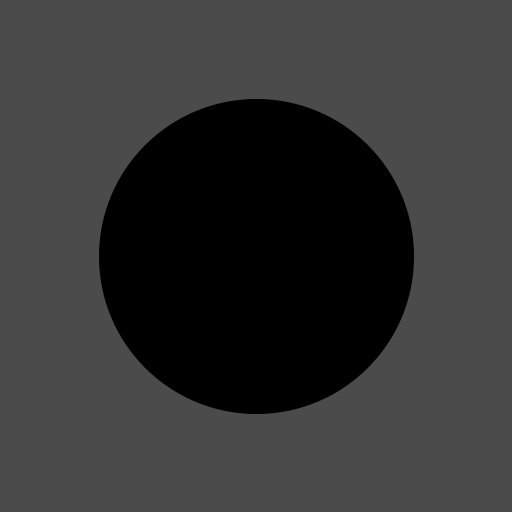
Frame 1 (no input)
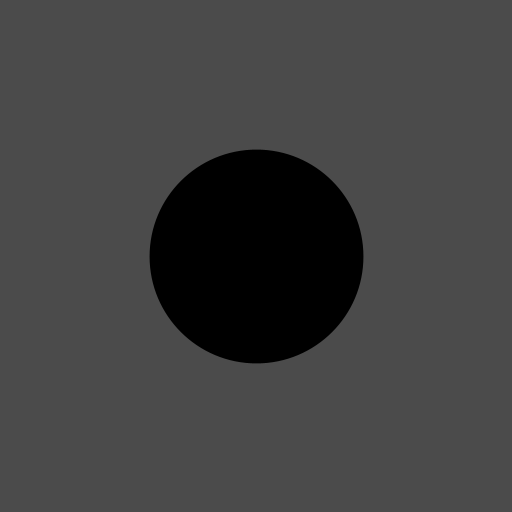
Frame 60 (the mouse pressed at the canvas centre just before this capture)
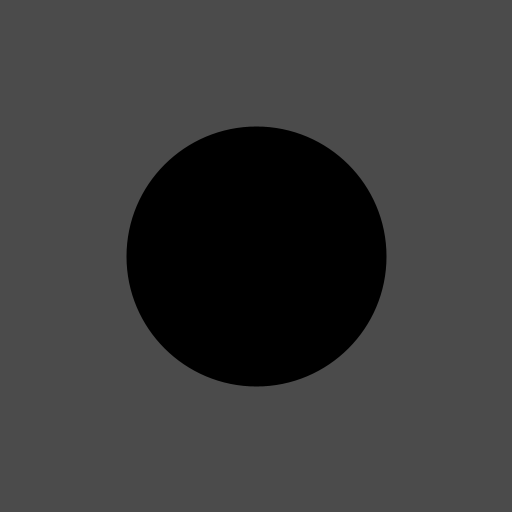
Frame 120 (the mouse held since frame 60 and released just before this capture)

The Processing sketch that drew these frames (run headless with seeded random() and noise(); from frame 60 on, the mouse is pressed at the canvas centre):

// Processing sketch: build
// ── build.pde
float r = 10.0,t, x=0,y=0;


void setup() {
	size(512, 512);
	x = width/2;
	y = height/2;
}

void draw() {
	background(75);
	r= map(noise(t),0,1,12,height);
	t += 0.02;
	
	strokeWeight(r);
	point(x,y);
}
